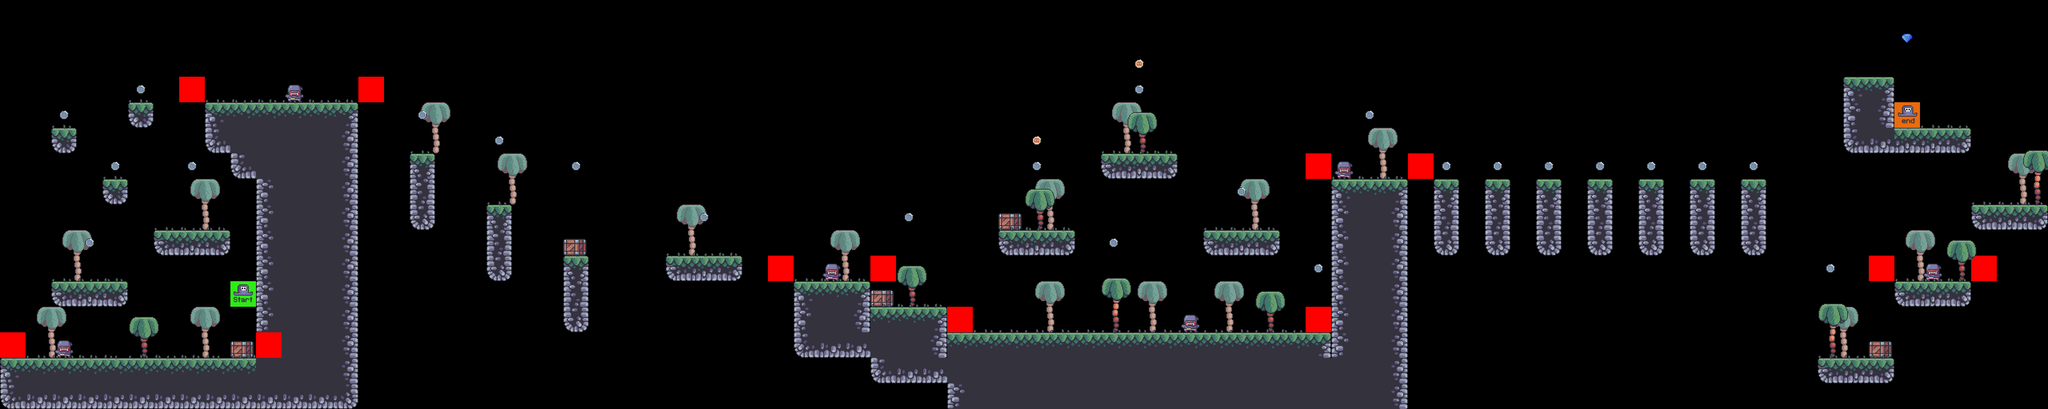

Below is a game level as drawn by its tile map, then a one-line description and the .tmx that defines it (tile-layer data replaced by summaries):
An orthogonal 80x16 tile map with 64x64 px tiles, 10 tile layers (Bg_Palms, Terrain, Crates, Grass, ...), 8 tilesets.

<map version="1.9" tiledversion="1.9.2" orientation="orthogonal" renderorder="right-down" width="80" height="16" tilewidth="64" tileheight="64" infinite="0" nextlayerid="11" nextobjectid="1">
 <editorsettings>
  <export target="../1/level_1.csv" format="csv" />
 </editorsettings>
 <tileset firstgid="1" source="../tilesets/terrain_tiles.tsx" />
 <tileset firstgid="17" source="../tilesets/palms.tsx" />
 <tileset firstgid="20" source="../tilesets/crates.tsx" />
 <tileset firstgid="21" source="../tilesets/grass_tiles.tsx" />
 <tileset firstgid="26" source="../tilesets/enemy_tiles.tsx" />
 <tileset firstgid="28" source="../tilesets/coin_tiles.tsx" />
 <tileset firstgid="30" source="../tilesets/setup_tiles.tsx" />
 <tileset firstgid="32" source="../tilesets/diamond_tile.tsx" />
 <layer id="2" name="Bg_Palms" width="80" height="16">
  <data>[1280 cells, 18 non-empty, 1 distinct tile ids]</data>
 </layer>
 <layer id="1" name="Terrain" width="80" height="16">
  <data>[1280 cells, 232 non-empty, 16 distinct tile ids]</data>
 </layer>
 <layer id="3" name="Crates" width="80" height="16">
  <data>[1280 cells, 7 non-empty, 1 distinct tile ids]</data>
 </layer>
 <layer id="4" name="Grass" width="80" height="16">
  <data>[1280 cells, 73 non-empty, 5 distinct tile ids]</data>
 </layer>
 <layer id="5" name="Enemies" width="80" height="16">
  <data>[1280 cells, 6 non-empty, 1 distinct tile ids]</data>
 </layer>
 <layer id="6" name="Constraints" width="80" height="16">
  <data>[1280 cells, 12 non-empty, 1 distinct tile ids]</data>
 </layer>
 <layer id="7" name="Fg_Palms" width="80" height="16">
  <data>[1280 cells, 9 non-empty, 2 distinct tile ids]</data>
 </layer>
 <layer id="8" name="Coins" width="80" height="16">
  <data>[1280 cells, 26 non-empty, 2 distinct tile ids]</data>
 </layer>
 <layer id="10" name="Diamond" width="80" height="16">
  <data>[1280 cells, 1 non-empty, 1 distinct tile ids]</data>
 </layer>
 <layer id="9" name="Player" width="80" height="16">
  <data>[1280 cells, 2 non-empty, 2 distinct tile ids]</data>
 </layer>
</map>
